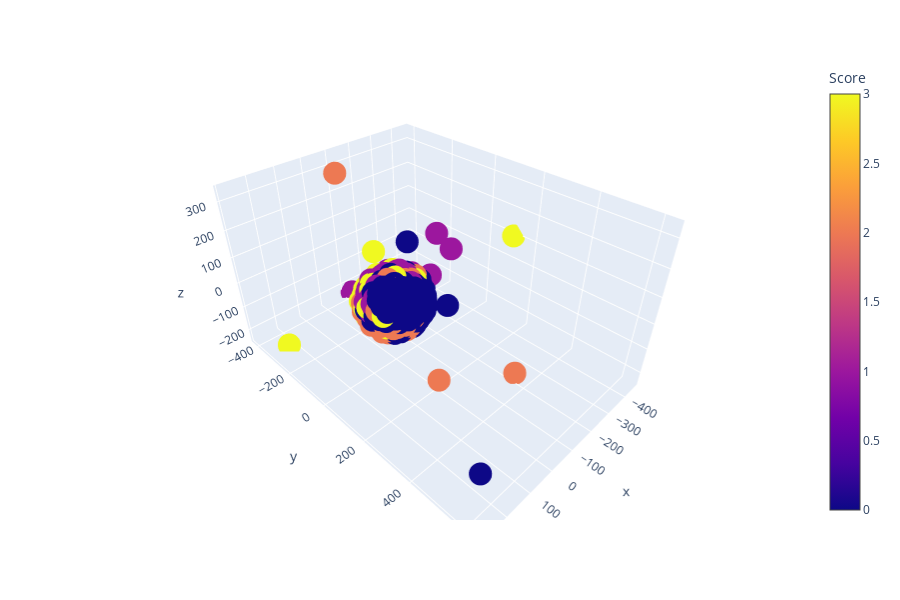

The notebook cell this image was saved under:
### Code cell
fig = px.scatter_3d(df, x="x", y="y", z="z",color="Score")
fig.show()

### Figure 1 — Plotly figure (JSON) as saved in the notebook; plotly's stock layout.template omitted (floating-point values rounded to 4 significant figures; data arrays with more than 128 entries replaced by an {"elided": "..."} marker saying what was removed)
{"data": [{"hoverlabel": {"namelength": 0}, "hovertemplate": "x=%{x}<br>y=%{y}<br>z=%{z}<br>Score=%{marker.color}", "legendgroup": "", "marker": {"color": {"elided": "2034 int values"}, "coloraxis": "coloraxis", "symbol": "circle"}, "mode": "markers", "name": "", "scene": "scene", "showlegend": false, "type": "scatter3d", "x": {"elided": "2034 float values"}, "y": {"elided": "2034 float values"}, "z": {"elided": "2034 float values"}}], "layout": {"coloraxis": {"colorbar": {"title": {"text": "Score"}}, "colorscale": [[0, "#0d0887"], [0.1111, "#46039f"], [0.2222, "#7201a8"], [0.3333, "#9c179e"], [0.4444, "#bd3786"], [0.5556, "#d8576b"], [0.6667, "#ed7953"], [0.7778, "#fb9f3a"], [0.8889, "#fdca26"], [1, "#f0f921"]]}, "height": 600, "legend": {"tracegroupgap": 0}, "margin": {"t": 60}, "scene": {"domain": {"x": [0, 0.98], "y": [0, 1]}, "xaxis": {"title": {"text": "x"}}, "yaxis": {"title": {"text": "y"}}, "zaxis": {"title": {"text": "z"}}}}}
